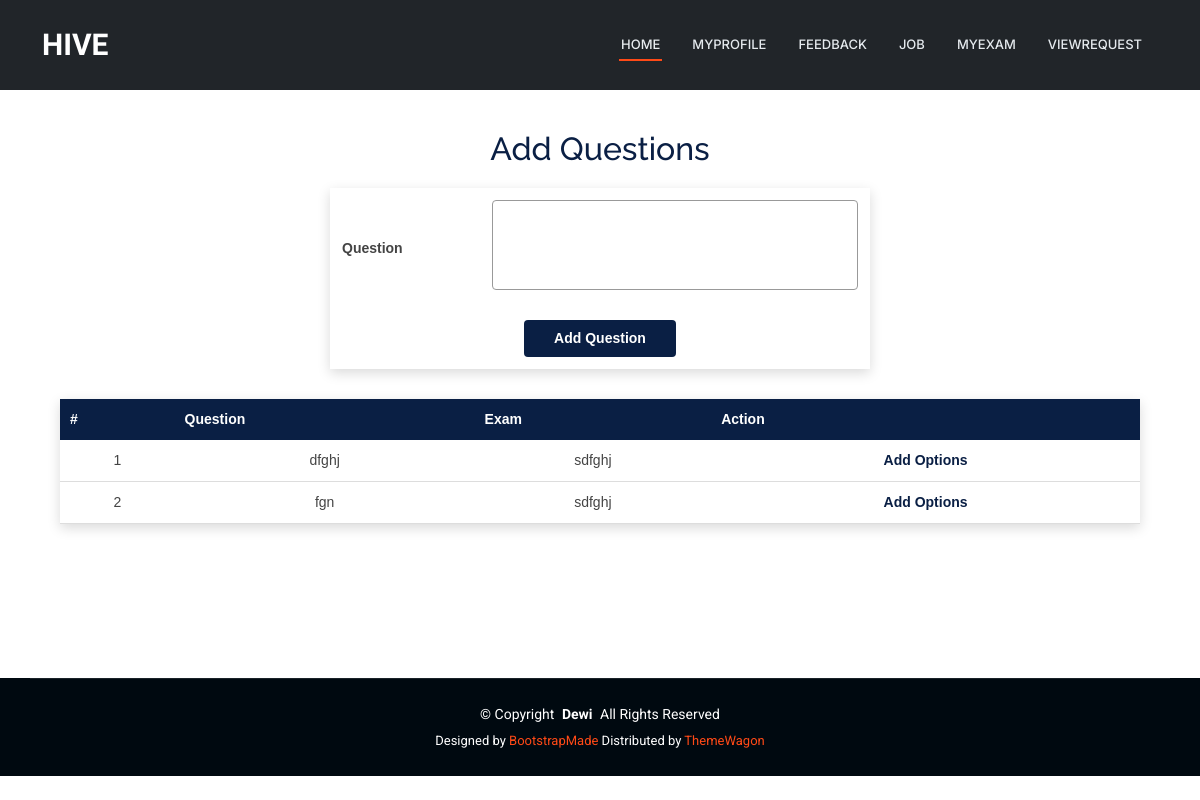
Page /JobProvider/addquestions/1 on the committed database.
### JobProvider/models.py (models this page shows)
class tbl_questions(models.Model):
    question=models.CharField(max_length=100)
    examination=models.ForeignKey(tbl_examination,on_delete=models.CASCADE)

class tbl_examination(models.Model):
    examination_name=models.CharField(max_length=50)
    examination_mark=models.CharField(max_length=50)
    examination_time=models.CharField(max_length=50)
    examination_status = models.IntegerField(default=0)
    time = models.TimeField(null=True)
    start_time = models.TimeField(null=True)
    job=models.ForeignKey(tbl_job,on_delete=models.CASCADE,null=True)

### JobProvider/views.py (the view)
# urls.py: path('addquestions/<int:id>',views.addquestions,name='addquestions'),
def addquestions(request,id):
    que=tbl_questions.objects.filter(examination=id)
    if  request.method=="POST":
        examination=tbl_examination.objects.get(id=id)
        questions=request.POST.get("txt_question")
        tbl_questions.objects.create(question=questions,examination=examination)
    return render(request,'JobProvider/Question.html',{'result':que,'id':id})

### JobProvider/Templates/JobProvider/Question.html (shortened to what this page needs)
{% extends 'JobProvider/Header.html' %}
{% block content %}
<div class="jp-question-wrapper">
    <h2 class="jp-question-title">Add Questions</h2>
    <form action="" method="post" enctype="multipart/form-data">
        <table class="jp-question-form">
            <tr>
                <td><strong>Question</strong></td>
                <td><textarea name="txt_question" required></textarea></td>
            </tr>
            <tr>
                <td colspan="2" align="center">
                    <input type="submit" value="Add Question" class="jp-question-btn">
                </td>
            </tr>
        </table>
    </form>
    <table class="jp-question-table">
        <tr>
            <th>#</th>
            <th>Question</th>
            <th>Exam</th>
            <th>Action</th>
        </tr>
        {% for i in result %}
        <tr>
            <td>{{ forloop.counter }}</td>
            <td width="300">{{ i.question }}</td>
            <td>{{ i.examination.examination_name }}</td>
            <td class="jp-question-link">
                <a href="{% url 'JobProvider:addoptions' i.id %}">Add Options</a>
            </td>
        </tr>
        {% endfor %}
    </table>
</div>
{% endblock %}

### Guest/static/Main/assets/css/main.css (style rules this page uses)
:root { --default-font: "Roboto", system-ui, -apple-system, "Segoe UI", Roboto, "Helvetica Neue", Arial, "Noto Sans", "Liberation Sans", sans-serif, "Apple Color Emoji", "Segoe UI Emoji", "Segoe UI Symbol", "Noto Color Emoji"; --heading-font: "Raleway", sans-serif; --nav-font: "Inter", sans-serif; }
:root { --background-color: #ffffff; --default-color: #444444; --heading-color: #273d4e; --accent-color: #ff4a17; --surface-color: #ffffff; --contrast-color: #ffffff; }
:root { --nav-color: #e5eaee; --nav-hover-color: #ff4a17; --nav-mobile-background-color: #ffffff; --nav-dropdown-background-color: #ffffff; --nav-dropdown-color: #444444; --nav-dropdown-hover-color: #ff4a17; }
:root { scroll-behavior: smooth; }
body { color: var(--default-color); background-color: var(--background-color); font-family: var(--default-font); }
a { color: var(--accent-color); text-decoration: none; transition: 0.3s; }
h1, h2, h3, h4, h5, h6 { color: var(--heading-color); font-family: var(--heading-font); }

### JobProvider/Templates/JobProvider/Question.html (style rules this page uses)
.jp-question-wrapper { width: 90%; margin: 30px auto; font-family: Arial, sans-serif; }
.jp-question-title { text-align: center; color: #0a1f44; margin-bottom: 20px; }
.jp-question-form { width: 50%; margin: 0 auto 30px auto; border-collapse: collapse; background-color: #ffffff; box-shadow: 0 4px 12px rgba(0,0,0,0.15); }
.jp-question-form td { padding: 12px; font-size: 14px; }
.jp-question-form textarea { width: 100%; height: 90px; padding: 8px; border: 1px solid #999; border-radius: 4px; resize: none; }
.jp-question-btn { padding: 8px 30px; background-color: #0a1f44; color: white; border: none; border-radius: 4px; cursor: pointer; font-weight: bold; }
.jp-question-table { width: 100%; border-collapse: collapse; background-color: #ffffff; box-shadow: 0 4px 12px rgba(0,0,0,0.15); }
.jp-question-table th { background-color: #0a1f44; color: white; padding: 10px; font-size: 14px; }
.jp-question-table td { padding: 10px; font-size: 14px; text-align: center; border-bottom: 1px solid #ddd; }
.jp-question-link a { color: #0a1f44; font-weight: bold; text-decoration: none; }

### rows in the picture
tbl_questions: question "dfghj", examination.examination_name "sdfghj"
tbl_questions: question "fgn", examination.examination_name "sdfghj"
